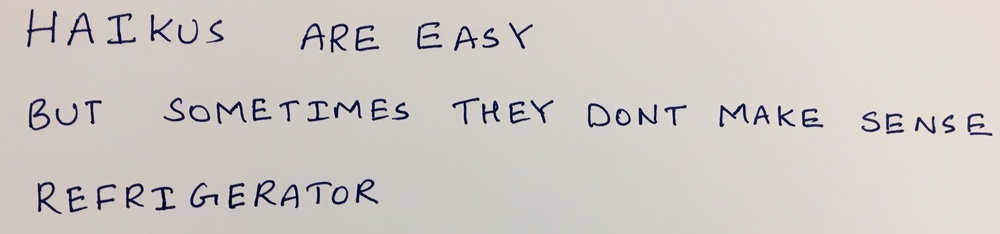
#> input picture HW5/images/03_haiku.jpg, 1000 x 234 px, shrunk from 3753 x 880 before the run
$ python -i q4.py   (imports and definitions only)   (older library calls are emulated)
#> lines starting #> are read from the running program, lines starting #| are printed output that depends on the picture; after the words box and inside, x2 and y2 are one past the last pixel; in counts of white or black regions, pixels touching at a corner belong together
from matplotlib.pyplot import connect
import numpy as np

import skimage
from skimage.measure import label, regionprops
from skimage.color import rgb2gray
from skimage.restoration import estimate_sigma, denoise_bilateral
from skimage.filters import threshold_otsu
from skimage.morphology import closing, square
from skimage.segmentation import clear_border

# takes a color image
# returns a list of bounding boxes and black_and_white image
def findLetters(image):
    bboxes = []
    # insert processing in here
    # one idea estimate noise -> denoise -> greyscale -> threshold -> morphology -> label -> skip small boxes
    # this can be 10 to 15 lines of code using skimage functions

    # Estimate noise & Denoise
    sigma = estimate_sigma(image, average_sigmas=True, multichannel=True)
#> sigma = 0.329
    image = denoise_bilateral(image, sigma_color=sigma, multichannel=True)
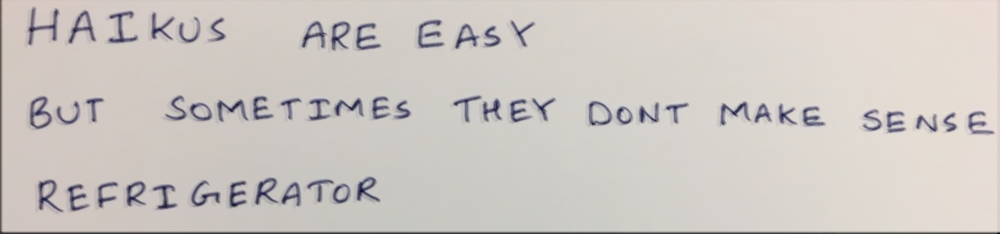
#> image: shape (234, 1000, 3) float64; mean R, G, B 0.807, 0.785, 0.768

    # greyscale
    image = rgb2gray(image)
#> image: shape (234, 1000) float64

    # threshold -> morphology -> label
    thresh = threshold_otsu(image)
#> thresh = 0.61
    bw = closing(image < thresh, square(5))
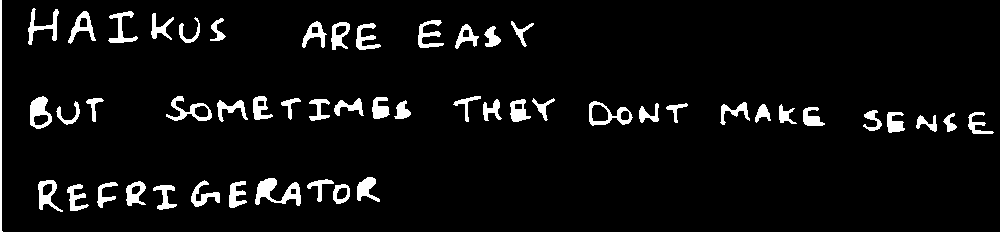
#> bw: shape (234, 1000) bool; 6.5% white; 52 white regions, largest, box (x1, y1, x2, y2) and area: (0, 0, 1000, 234) 2465, (255, 178, 301, 206) 614, (30, 96, 52, 129) 421
    cleared = clear_border(bw)
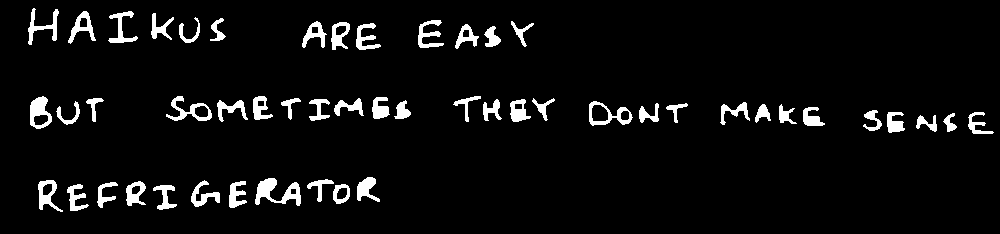
#> cleared: shape (234, 1000) bool; 5.5% white; 51 white regions
    label_image = label(bw, connectivity=2)
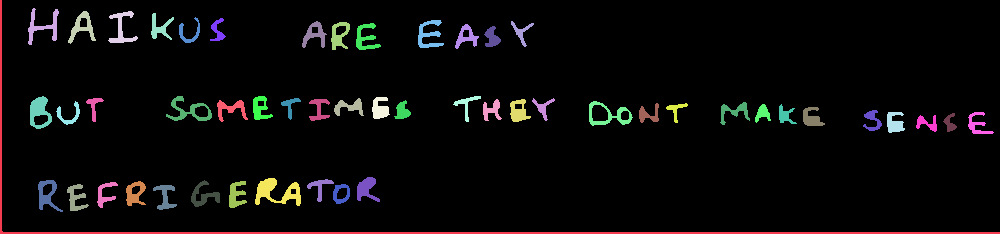
#> label_image: shape (234, 1000) int32; 53 distinct labels, from 0 to 52; one colour per label, 0 black

    # skip small boxes
    regions = regionprops(label_image)
#> regions = 52 regions; largest, box (x1, y1, x2, y2) and area: (0, 0, 1000, 234) 2465, (255, 178, 301, 206) 614, (30, 96, 52, 129) 421, (166, 96, 212, 121) 395, (589, 101, 633, 126) 389
    area_thresh = sum([region.area for region in regions]) / len(regions) / 3
#> area_thresh = 97.86
    for region in regions:
        if region.area >= area_thresh:
            bboxes.append(region.bbox)
#> this loop made 52 passes
#> after the loop, bboxes = 52 items, first 6: (0, 0, 234, 1000), (8, 28, 45, 59), (11, 68, 44, 96), (11, 108, 43, 138), (13, 151, 40, 174), (17, 179, 43, 200)

    return bboxes, (~bw).astype(float)

>>> import cv2
>>> picture = cv2.cvtColor(cv2.imread('../images/03_haiku.jpg'), cv2.COLOR_BGR2RGB)
>>> result = findLetters(picture)
